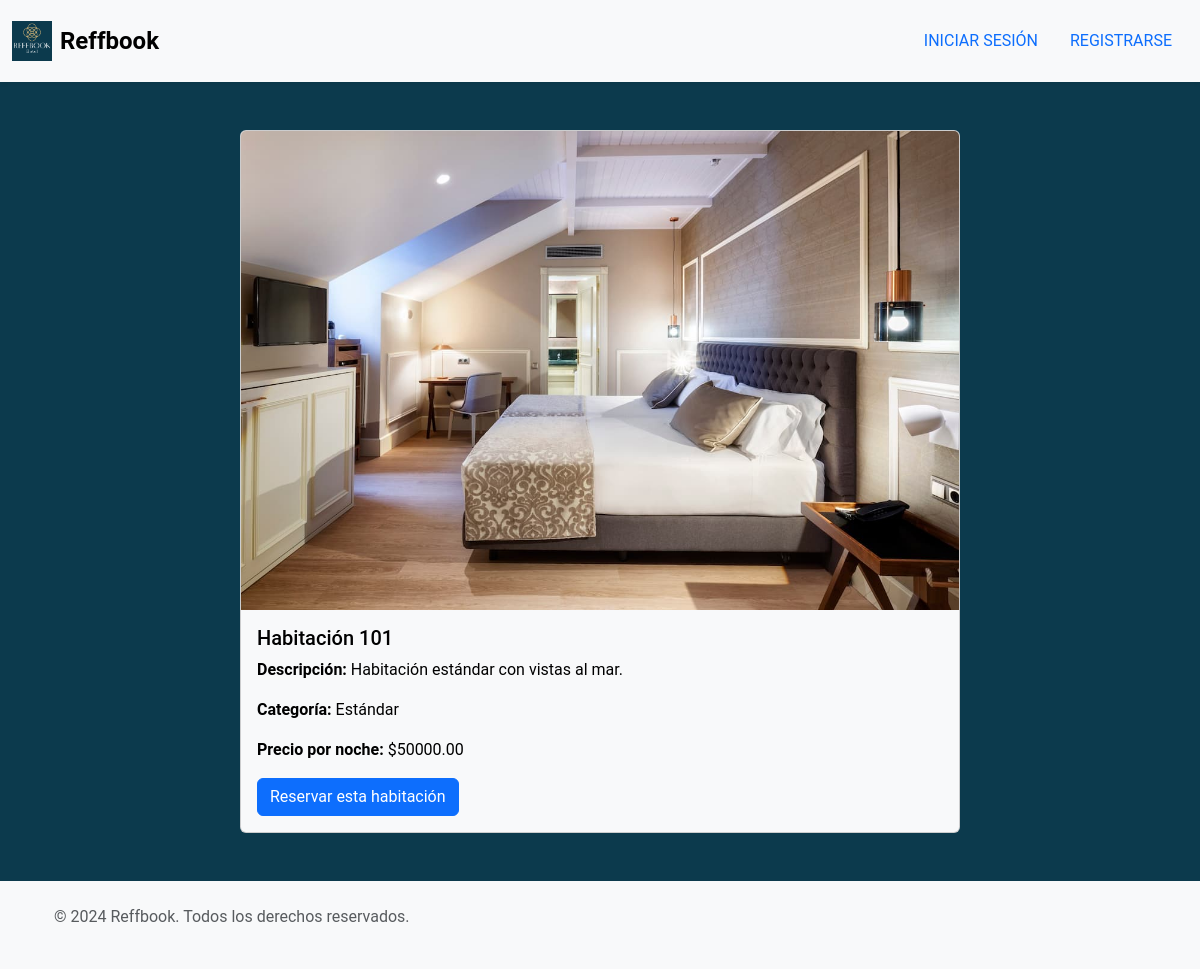
Screenshot of /habitacion/1/ with the database file from the repository.
### core/models.py (models this page shows, shortened)
class Habitacion(models.Model):
    habitacion_numero = models.CharField(max_length=10)
    habitacion_categoria = models.CharField(max_length=50)
    habitacion_descripcion = models.TextField(null=True, blank=True)
    habitacion_precio = models.DecimalField(max_digits=10, decimal_places=2)
    hotel = models.ForeignKey(Hotel, on_delete=models.CASCADE)
    habitacion_imagen = models.ImageField(upload_to='img/habitaciones/', null=True, blank=True)  # Campo para la imagen

### core/views.py (the view)
# urls.py: path('habitacion/<int:habitacion_id>/', views.detalle_habitacion, name='detalle_habitacion'),
def detalle_habitacion(request, habitacion_id):
    habitacion = get_object_or_404(Habitacion, pk=habitacion_id)
    return render(request, 'core/detalle_habitacion.html', {'habitacion': habitacion})

### core/templates/core/detalle_habitacion.html (shortened to what this page needs)
{% extends 'base.html' %}
{% block content %}
<div class="container mt-5">
    <div class="row">
        <div class="col-md-8 offset-md-2">
            <div class="card">
                <img src="{{ habitacion.habitacion_imagen.url }}" class="card-img-top" alt="Habitación {{ habitacion.habitacion_numero }}">
                <div class="card-body">
                    <h5 class="card-title">Habitación {{ habitacion.habitacion_numero }}</h5>
                    <p class="card-text"><strong>Descripción:</strong> {{ habitacion.habitacion_descripcion }}</p>
                    <p class="card-text"><strong>Categoría:</strong> {{ habitacion.habitacion_categoria }}</p>
                    <p class="card-text"><strong>Precio por noche:</strong> ${{ habitacion.habitacion_precio }}</p>
                    <button class="btn btn-primary" data-bs-toggle="modal" data-bs-target="#modalPago">Reservar esta habitación</button>
                </div>
            </div>
        </div>
    </div>
</div>
{% endblock %}

### core/static/css/global.css (style rules this page uses)
body { background-color: #0c3a4d; color: white; font-family: 'Roboto', sans-serif; margin: 0; padding: 0; }
.card, .modal-content { background-color: #f8f9fa; color: black; }

### rows the page displays
Habitacion: habitacion_imagen (picture), habitacion_numero "101", habitacion_descripcion "Habitación estándar con vistas al mar.", habitacion_categoria "Estándar", habitacion_precio "50000.00"
